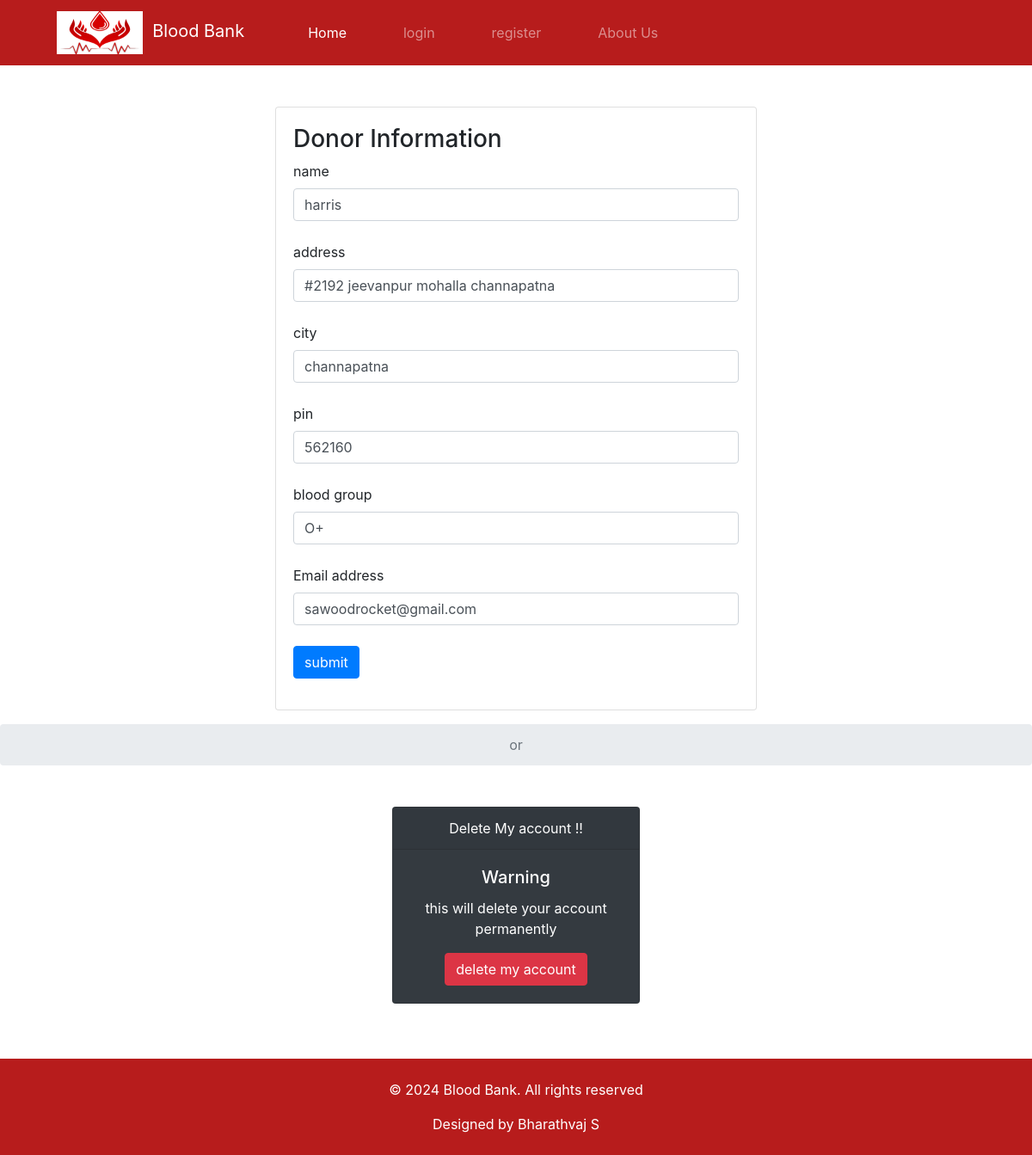
Screenshot of /myprofile/sawoodrocket@gmail.com with the database file from the repository.
### tables this page shows
CREATE TABLE users (name TEXT, addr TEXT, city TEXT, pin TEXT, bg TEXT,email TEXT UNIQUE, pass TEXT);

### app.py (the view, shortened to what this page needs)
@app.route("/myprofile/<email>", methods=('GET', 'POST'))
def myprofile(email):
    msg =""
    if request.method == 'GET':
        con = sqlite3.connect('database.db')
        con.row_factory = sqlite3.Row
        cur = con.cursor()
        cur.execute("select * from users where email=?",(email,))
        rows = cur.fetchall();
        return render_template("myprofile.html",rows = rows)

### templates/myprofile.html (shortened to what this page needs)
{% extends "base.html" %}
{% block content %}
{%for row in rows%}
<center>
<div class="card text-left mt-5" style="width: 35rem;">
  <div class="card-body">
      <form action = "{{url_for('myprofile',email=session['username'])}}" method = "POST">
        <div class="form-group">
         <h3>Donor Information</h3>
         <label for="name">name</label>
         <input type = "text"  class="form-control" name = "name" value="{{row['name']}}" required/><br>
         <label for="name">address</label>
         <input type = "text" name = "addr"  class="form-control" value="{{row['addr']}}" required/><br>
         <label for="name">city</label>
         <input type = "text" name ="city" class="form-control" value="{{row['city']}}" required/><br>
         <label for="name">pin</label>
         <input type = "text" name ="pin" class="form-control" value="{{row['pin']}}" required/><br>
         <label for="name">blood group</label>
         <input type = "text" name ="bg" class="form-control" value="{{row['bg']}}" required/><br>
         <label for="exampleInputEmail1">Email address</label>
        <input type = "email" name ="email" class="form-control" value="{{row['email']}}" required/><br>
         <input type = "submit" value = "submit" class="btn btn-primary" /><br>
       </div>
      </form>
      </div>
      </div>
      </center>
<center>
  <nav aria-label="breadcrumb  ">
    <ol class="breadcrumb mt-3 justify-content-center">
      <li class="breadcrumb-item active" aria-current="page">or</li>
    </ol>
  </nav>
 <div class="card text-white bg-dark mb-3 mt-5" style="max-width: 18rem;">
  <div class="card-header">Delete My account !!</div>
  <div class="card-body">
    <h5 class="card-title">Warning</h5>
    <p class="card-text">this will delete your account permanently</p>
      <a  class="btn btn-danger" data-toggle="modal" data-target="#exampleModalCenter">delete my account</a>
  </div>
</div>
</center>
{%endfor%}
 {% endblock %}

### rows the page displays
users: name "harris", addr "#2192 jeevanpur mohalla channapatna", city "channapatna", pin "562160", bg "O+", email "sawoodrocket@gmail.com"
